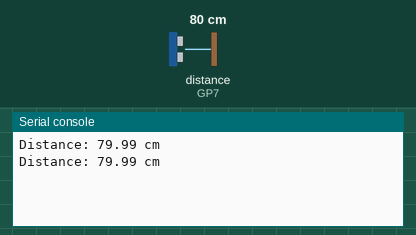
Simulated run of this program. Board: Raspberry Pi Pico running MicroPython. On the bench: the last lines printed to the serial console. Inputs (shaded band) come from the test bench; at power-on: distance to the obstacle (sensor on GP7) 80 cm. The echo pulse lasts 58.3 µs per cm.

Above: at 1.2 s.
1.3 s: distance to the obstacle (sensor on GP7) set to 2 cm
At 2.6 s:
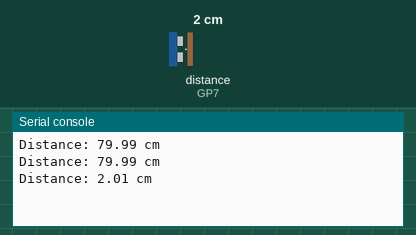
2.8 s: distance to the obstacle (sensor on GP7) set to 4 cm
At 3.8 s:
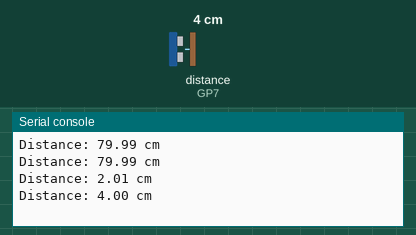
Timing chart, 0 to 5.8 s (numbered marks = the images above; inputs shaded):
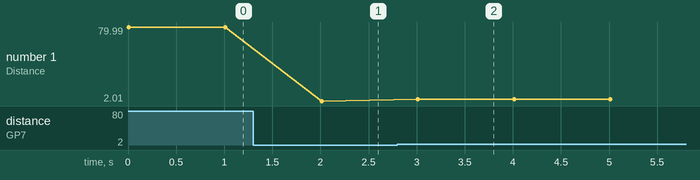

The program:

6_sonar.py
```python
from machine import Pin, time_pulse_us
import time

# 핀 설정
TRIG_PIN = 6  # TRIG 핀 연결 (GPIO 6번)
ECHO_PIN = 7  # ECHO 핀 연결 (GPIO 7번)

# GPIO 핀 초기화
trig = Pin(TRIG_PIN, Pin.OUT)
echo = Pin(ECHO_PIN, Pin.IN)

def measure_distance():
    # 트리거 신호 초기화
    trig.low()
    time.sleep_us(2)
    # 트리거 신호 발생 (10μs HIGH)
    trig.high()
    time.sleep_us(10)
    trig.low()
    # 에코 신호의 HIGH 지속 시간 측정
    pulse_duration = time_pulse_us(echo, 1, 30000)  # 최대 30ms 대기
    # 거리를 계산 (음속: 343 m/s -> 0.0343 cm/μs)
    distance = (pulse_duration * 0.0343) / 2  # 왕복 시간을 나눔
    return distance

try:
    while True:
        distance = measure_distance()
        print(f"Distance: {distance:.2f} cm")
        time.sleep(1)  # 1초 간격으로 측정

except KeyboardInterrupt:
    print("Measurement stopped")
```

Measured:
- after the input at 1.3 s, the serial console: prints a new line after 0.71 s (image 1)
- after the input at 2.8 s, the serial console: prints a new line after 0.21 s (image 2)
- plotted number 1: 79.99 → 2.01 after the input at 1.3 s, 2.01 → 4 after the input at 2.8 s
